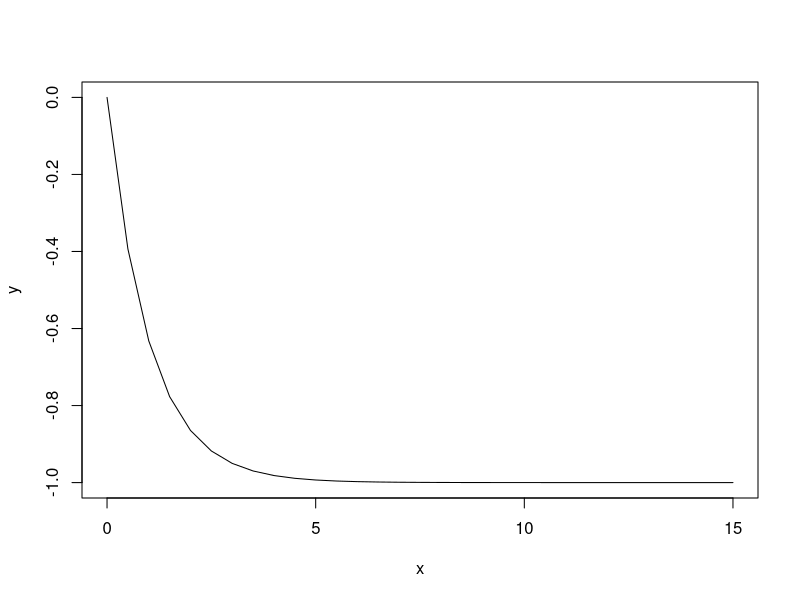

Write the R code that produced this figure.
## ---- chunk 1
x=seq(0.0,15.0,by=0.5)
y= exp(-x) -1
plot(x,y,"l")
## ---- chunk 2

df=data.frame(Outcome=c("Continuous","Binary or Categorical","Time-to-event"),
              Independant=c("t-test, ANOVA, Linear correlation, Linear regression",
                      "Odds-ratio/relative risks, Chi2 test, Logistic regression",
                      "Kaplan-Meier, Cox regression"),
              Correlated =c("Paired t-test, repeated measures ANOVA, mixed models/GEE modeling","McNemar test,GEE modeling","Frailty model"),
             
              Alternatives=c("When standard assumption is violated, use wilcoxon rank-sum test, wilcoxon sign-rank test, Kruskall-Wallis test, Spearman rank test, correlation coefficient","When standard assumption is violated, use Fisher exact test, McNemar exact test","Time-varying effects"))
knitr::kable(df,caption="Summary of statistical test and analysis")
## ---- chunk 3
# automatically create a bib database for R packages
knitr::write_bib(c(
  .packages(), 'bookdown', 'knitr', 'rmarkdown'
), 'packages.bib')
